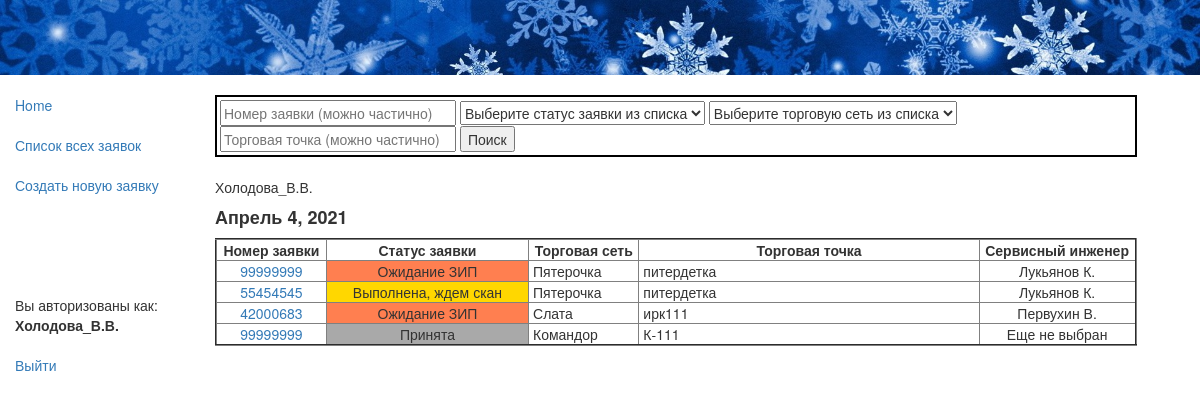
/app/recs/ (signed in), run on the app's committed database.
### app/models.py (models this page shows, shortened)
class Rec(models.Model):
    status = models.ForeignKey(Status, null=True, on_delete=models.SET_NULL, default=4, verbose_name="Статус заявки")
    retail = models.ForeignKey(Retail, null=True, on_delete=models.SET_NULL, verbose_name="Торговая сеть")
    rec_date = models.DateField(auto_now_add=True, verbose_name="Дата создания заявки")
    rec_time = models.TimeField(auto_now_add=True, verbose_name="Время создания заявки")
    user = models.ForeignKey(User, null=True, on_delete=models.SET_NULL, verbose_name="Диспетчер")
    customer = models.CharField(max_length=100, verbose_name="ФИО инициатора заявки")
    rec_num = models.CharField(verbose_name='Номер заявки', max_length=8)
    store = models.ForeignKey(Store, null=True, on_delete=models.SET_NULL, verbose_name="Торговая точка, адрес")
    description = models.TextField(max_length=1000, verbose_name="Содержание заявки")
    trouble = models.ForeignKey(Trouble, null=True, on_delete=models.SET_NULL, verbose_name="Категория неисправности")
    tech = models.ForeignKey(Tech, null=True, on_delete=models.SET_NULL, verbose_name="Сервисный инженер")
    sign_day = models.DateField(null=True, verbose_name="Дата передачи заявки инженеру")
    sign_time = models.TimeField(null=True, verbose_name="Время передачи заявки инженеру")
    zip_comment = models.TextField(max_length=1000, null=True, verbose_name="Комментарий ЗИП")
    visit_day_begin = models.DateField(null=True, verbose_name="Дата начала работ")
    visit_time_begin = models.TimeField(null=True, verbose_name="Время начала работ")
    visit_day_end = models.DateField(null=True, verbose_name="Дата окончания работ")
    visit_time_end = models.TimeField(null=True, verbose_name="Время окончания работ")
    result = models.TextField(null=True, max_length=1000, verbose_name="Результат выезда")
    form = models.CharField(null=True, max_length=10, verbose_name="Номер заказа-наряда")
    jpg = models.ImageField(upload_to='images', null=True, verbose_name="Скан-копия заказа-наряда")
    class Meta:
        verbose_name = 'Заявка'
        verbose_name_plural = 'Заявки'
        ordering = ['-rec_time'] # отображение заявок в rec-list.html в обратном порядке по времени
        permissions = (("can_create_update", "Может rec_create и rec_update"),
                       ("can_list_detail", "Может rec_list и rec_detail"),
                       )
    def get_absolute_url(self):
        return reverse('rec_detail', args=[str(self.id)])

class Status(models.Model):
    name = models.CharField(max_length=32, help_text="Состояние заявки")
    class Meta:
        verbose_name = 'Статус'
        verbose_name_plural = 'Статусы'
    def __str__(self):
        return self.name

class Retail(models.Model):
    name = models.CharField(max_length=64, help_text="Торговая сеть")
    class Meta:
        verbose_name = 'Торговая сеть'
        verbose_name_plural = 'Торговые сети'
    def __str__(self):
        return self.name

class Store(models.Model):
    name = models.CharField(max_length=96, help_text="Торговая точка, адрес")
    retail = models.ForeignKey(Retail, null=True, on_delete=models.SET_NULL, verbose_name="Торговая сеть")
    class Meta:
        verbose_name = 'Магазин'
        verbose_name_plural = 'Магазины'
    def __str__(self):
        return self.name

class Tech(models.Model):
    name = models.CharField(max_length=64, help_text="Сервисный инженер")
    class Meta:
        verbose_name = 'Инженер'
        verbose_name_plural = 'Инженеры'
    def __str__(self):
        return self.name

### app/views.py (the view)
class RecList(PermissionRequiredMixin, generic.ListView):
    model = Rec
    permission_required = 'app.can_list_detail'
    def get_queryset(self):  # новый
        global x # глоб. перем. для передачи отфильтрованного QuerySet из этой функции в следующую
        global y # глоб. перем. - флаг того, что была фильтрация
        y = False
        rn = self.request.GET.get('rn') # принимаем значения из полей для поиска из rec_list.html
        rs = self.request.GET.get('rs')
        r = self.request.GET.get('r')
        s = self.request.GET.get('s')
        recs = Rec.objects.all()
        if rn:  # фильтр по номеру заявки
            recs = recs.filter(rec_num__icontains=rn)
        if rs:  # фильтр по статусу
            recs = recs.filter(status=rs)
        if r:  # фильтр по торговой сети
            recs = recs.filter(retail=r)
        if s:  # фильтр торговой точке
            search_list = []
            for i in recs:
                if s in i.store.name:
                    search_list.append(i.id)
            recs = recs.filter(id__in=search_list)
        recs = recs.exclude(store=None)
        x = recs
        if rn or rs or r or s:
            y = True
        return recs
    def get_context_data(self, **kwargs):
        context = super(RecList, self).get_context_data(**kwargs)
        ddd = set()
        for i in x: # x - это уже отфильтрованный первой функцией список
             ddd.add(i.rec_date)
        ddd = sorted(ddd, reverse=True)[:45]  # сортировка убыванию даты и кол-во отображаемых дней
        context['status_all'] = Status.objects.all()  # Передаем эти кверисеты для организации
        context['retail_all'] = Retail.objects.all()  # выпадающего списка в HTML
        context['ddd'] = ddd # Добавляем переменную с датами к контексту для использования в HTML
        context['gray'] = gray  # цвета статусов
        context['blue'] = blue
        context['yellow'] = yellow
        context['green'] = green
        context['red'] = red
        context['y'] = y # глоб. перем. - флаг того, что была фильтрация
        return context

### app/templates/app/rec_list.html (shortened to what this page needs)
{% extends "base_generic.html" %}
{% block content %}
<br>
<div style="border: 2px solid black; background-color: white; padding: 3px; width:95%;">
{% if y %}
    <form action="{% url 'recs' %}">
      <button type="submit">Убрать фильтр</button>
    </form>
{% else %}
<form name="feedback" method="get" action="{% url 'recs' %}">
 <input size = "28" type="text" name="rn" placeholder="Номер заявки (можно частично)">
  <select name="rs">
    <option value="">Выберите статус заявки из списка</option>
  </select>
  <select name="r">
    <option value="">Выберите торговую сеть из списка</option>
  </select>
<input size = "28" type="text" name="s" placeholder="Торговая точка (можно частично)">
 {% if not y %}
    <input type="submit" name="submit_btn" value="Поиск">
      {% endif %}
{% endif %}
</form>
</div>
<br>
  {% if rec_list %}
{{ user.get_username }}
    {% for d in ddd %}
<table border="2" width="95%">
        <h4><strong>{{ d }}  </strong></h4>
       <tr>
           <td width="12%" align="center" > <strong> &nbsp;Номер заявки&nbsp; </strong> </td>
           <td width="22%" align="center" > <strong> &nbsp;Статус заявки&nbsp; </strong> </td>
           <td width="12%" align="center" > <strong> &nbsp;Торговая сеть&nbsp; </strong> </td>
           <td width="37%" align="center" > <strong> &nbsp;Торговая точка&nbsp; </strong> </td>
           <td width="17%" align="center" > <strong> &nbsp;Сервисный инженер&nbsp; </strong> </td>
       </tr>
      {% for rec in rec_list %}
            {% if rec.rec_date == d %}
          <tr>
              <td align="center" > <a href="{{ rec.get_absolute_url }}">&nbsp;{{ rec.rec_num }}&nbsp;</a> </td>
                {% if rec.status == gray %}
                <td bgcolor=#A9A9A9 align="center" > &nbsp;{{ rec.status }}&nbsp;</td>
                {% elif rec.status == blue %}
                <td bgcolor=#00BFFF align="center" > &nbsp;{{ rec.status }}&nbsp;</td>
                {% elif rec.status == red %}
                <td bgcolor=#FF7F50 align="center" > &nbsp;{{ rec.status }}&nbsp;</td>
                {% elif rec.status == yellow %}
                <td bgcolor=#FFD700 align="center" > &nbsp;{{ rec.status }}&nbsp;</td>
                {% elif rec.status == green %}
                <td bgcolor=#32CD32 align="center" > &nbsp;{{ rec.status }}&nbsp;</td>
                {% endif %}
              <td > &nbsp;{{ rec.retail}}&nbsp; </td>
              <td > &nbsp;{{ rec.store}}&nbsp; </td>
              {% if rec.tech %}
              <td  align="center" > &nbsp;{{ rec.tech }}&nbsp;</td>
              {% else %}
              <td align="center" > &nbsp;Еще не выбран&nbsp;</td>
              {% endif %}
          </tr>
            {% endif %}
      {% endfor %}
    </table>
    {% endfor %}
  {% else %}
    <br><p>А заявок то нетути</p>
  {% endif %}
<br><br>
{% endblock %}

### app/templates/base_generic.html (shortened to what this page needs)
<!DOCTYPE html>
<html lang="en">
<head>
  <link rel="stylesheet" href="https://maxcdn.bootstrapcdn.com/bootstrap/3.3.7/css/bootstrap.min.css">
  {% load static %}
  <link rel="stylesheet" href="{% static 'css/styles.css' %}">
  <img src="{% static 'images/snow.jpg' %}" alt="Snow" style="width:100%;"/>
</head>
<body>
  <div class="container-fluid">
    <div class="row">
      <div class="col-sm-2">
      {% block sidebar %}
      <ul class="sidebar-nav">
          <li><a href="{% url 'index' %}">Home</a></li> <br>
          {% if perms.app.can_list_detail %}
          <li><a href="{% url 'recs' %}">Список всех заявок</a></li>
          {% endif %}
          <br>
          {% if perms.app.can_create_update %}
          <li><a href="{% url 'rec_create' %}">Создать новую заявку</a></li>
          {% endif %}
          <br><br><br><br><br>
        {% if user.is_authenticated %}
            <li>Вы авторизованы как: </li><li><strong>{{ user.get_username }}</strong></li><br>
            <li><a href="{% url 'logout'%}?next={% url 'index' %}">Выйти</a></li>
        {% else %}
            <li><strong>Вы не авторизованы.</strong></li> <br>
            <li>Чтобы это исправить, </li>
            <li><a href="{% url 'login'%}?next={% url 'index' %}">нажмите здесь.</a></li>
        {% endif %}
      </ul>
     {% endblock %}
      </div>
      <div class="col-sm-10 ">
      {% block content %}{% endblock %}
      </div>
    </div>
  </div>
</body>
</html>

### app/static/css/styles.css (style rules this page uses)
.sidebar-nav { margin-top: 20px; padding: 0; list-style: none; }

### data on the page
Rec: ddd "Апрель 4, 2021", rec_num "99999999", status "Ожидание ЗИП", retail "Пятерочка", store "питердетка", tech "Лукьянов К."
Rec: rec_num "55454545", status "Выполнена, ждем скан", retail "Пятерочка", store "питердетка", tech "Лукьянов К."
Rec: rec_num "42000683", status "Ожидание ЗИП", retail "Слата", store "ирк111", tech "Первухин В."
Rec: rec_num "99999999", status "Принята", retail "Командор", store "К-111", shows "Еще не выбран"

### other printed values
{{ user.get_username }} "Холодова_В.В."
